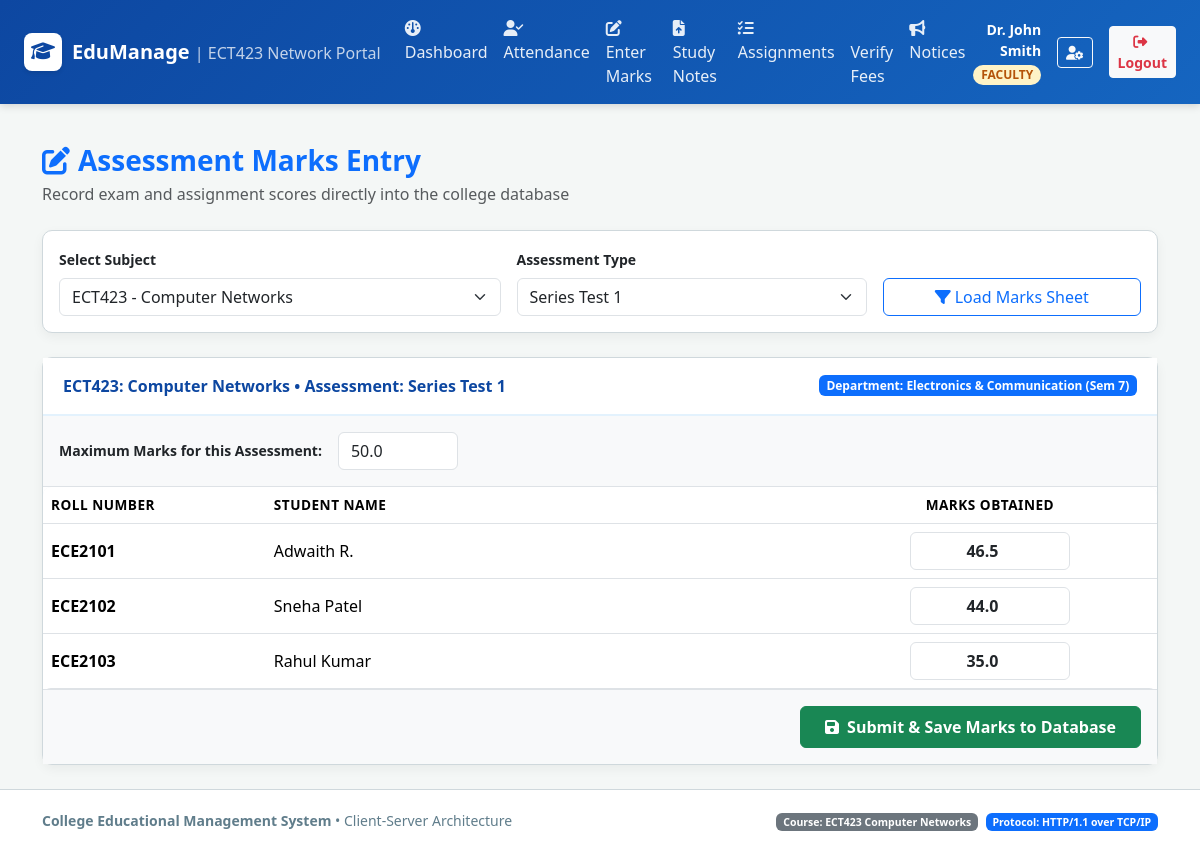
/faculty/marks (signed in), run on an earlier commit of the app's database.
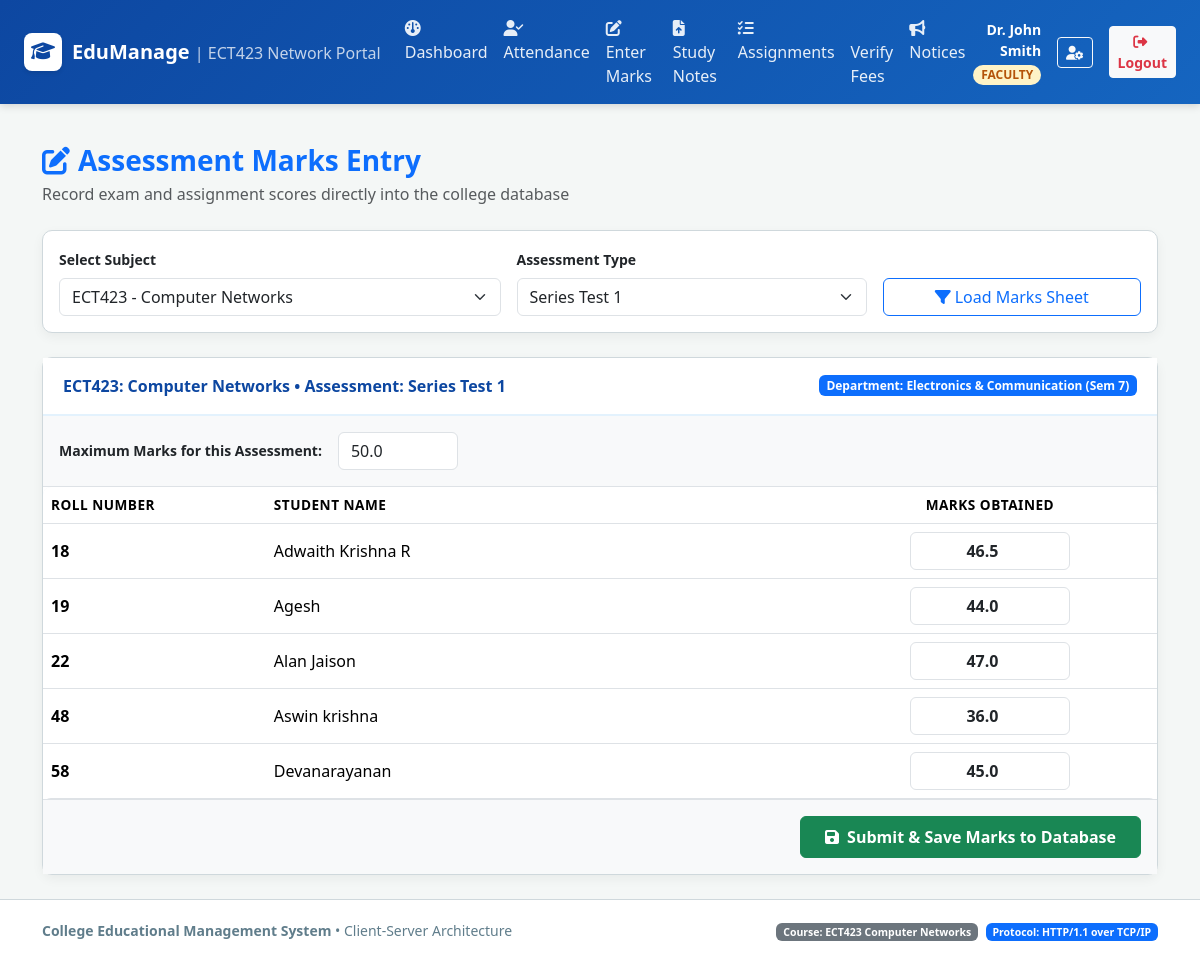
And on a later commit of the database.
### tables this page shows
CREATE TABLE marks (
    id INTEGER PRIMARY KEY AUTOINCREMENT,
    student_id INTEGER NOT NULL,
    subject_id INTEGER NOT NULL,
    assessment_name TEXT NOT NULL, -- e.g. 'Series Test 1', 'Series Test 2', 'Assignment', 'End Semester'
    max_marks REAL NOT NULL,
    marks_obtained REAL NOT NULL,
    FOREIGN KEY (student_id) REFERENCES students(id) ON DELETE CASCADE,
    FOREIGN KEY (subject_id) REFERENCES subjects(id) ON DELETE CASCADE,
    UNIQUE (student_id, subject_id, assessment_name)
);

CREATE TABLE students (
    id INTEGER PRIMARY KEY AUTOINCREMENT,
    roll_no TEXT UNIQUE NOT NULL,
    name TEXT NOT NULL,
    department TEXT NOT NULL,
    semester INTEGER NOT NULL,
    user_id INTEGER UNIQUE NOT NULL,
    FOREIGN KEY (user_id) REFERENCES users(id) ON DELETE CASCADE
);

### app.py (the view, shortened to what this page needs)
@app.route('/faculty/marks', methods=['GET', 'POST'])
@role_required('faculty')
def faculty_marks():
    faculty = query_db('SELECT * FROM faculty WHERE user_id = ?', (session['user_id'],), one=True)
    assigned_subjects = query_db('SELECT * FROM subjects WHERE faculty_id = ?', (faculty['id'],))
    selected_subject_id = request.args.get('subject_id', type=int)
    if not selected_subject_id and assigned_subjects:
        selected_subject_id = assigned_subjects[0]['id']
    selected_assessment = request.args.get('assessment', 'Series Test 1')
    selected_subject = query_db('SELECT * FROM subjects WHERE id = ? AND faculty_id = ?',
                                (selected_subject_id, faculty['id']), one=True)
    students = []
    if selected_subject:
        students = query_db('''
            SELECT s.*,
                   m.marks_obtained,
                   m.max_marks
            FROM students s
            LEFT JOIN marks m
                ON s.id = m.student_id
                AND m.subject_id = ?
                AND m.assessment_name = ?
            WHERE s.department = ? AND s.semester = ?
            ORDER BY s.roll_no ASC
        ''', (selected_subject_id, selected_assessment, selected_subject['department'], selected_subject['semester']))
    return render_template('faculty/marks.html',
                           faculty=faculty,
                           assigned_subjects=assigned_subjects,
                           selected_subject=selected_subject,
                           selected_assessment=selected_assessment,
                           students=students)

### app.py (called while the page is built)
def role_required(*allowed_roles):
    def decorator(f):
        @wraps(f)
        def decorated_function(*args, **kwargs):
            if 'user_id' not in session:
                flash('Please log in first.', 'warning')
                return redirect(url_for('login'))
            user_role = session.get('role')
            if user_role not in allowed_roles:
                flash(f'Access denied! Your role ({user_role}) does not have permission for this section.', 'danger')
                return redirect(url_for(f"{user_role}_dashboard"))
            return f(*args, **kwargs)
        return decorated_function
    return decorator

@app.context_processor
def inject_user():
    return {
        'current_user': {
            'id': session.get('user_id'),
            'username': session.get('username'),
            'role': session.get('role'),
            'full_name': session.get('full_name')
        },
        'today_date': date.today().strftime('%Y-%m-%d')
    }

### database.py (called while the page is built)
def query_db(query, args=(), one=False):
    db = get_db()
    cur = db.cursor()
    cur.execute(query, args)
    rv = cur.fetchall()
    cur.close()
    return (rv[0] if rv else None) if one else rv

### templates/faculty/marks.html (shortened to what the changed rows need)
{% extends "base.html" %}
{% block content %}
{% if selected_subject %}
<div class="card card-custom">
    <div class="card-header-custom">
        <span>
            <strong>{{ selected_subject.subject_code }}: {{ selected_subject.subject_name }}</strong> &bull; Assessment: <strong>{{ selected_assessment }}</strong>
        </span>
        <span class="badge bg-primary">Department: {{ selected_subject.department }} (Sem {{ selected_subject.semester }})</span>
    </div>
    <div class="card-body p-0">
        <form method="POST" action="{{ url_for('faculty_marks') }}">
            <div class="p-3 bg-light border-bottom d-flex align-items-center gap-3">
                <label class="fw-semibold small mb-0">Maximum Marks for this Assessment:</label>
                <input type="number" step="0.5" name="max_marks" class="form-control" style="max-width: 120px;" value="{{ students[0].max_marks if students and students[0].max_marks else 50.0 }}" required>
            </div>
            <div class="table-responsive">
                <table class="table table-custom table-hover align-middle mb-0">
                    <thead>
                        <tr>
                            <th style="width: 20%;">Roll Number</th>
                            <th style="width: 50%;">Student Name</th>
                            <th style="width: 30%;" class="text-center">Marks Obtained</th>
                        </tr>
                    </thead>
                    <tbody>
                        {% for st in students %}
                            <tr>
                                <td class="fw-bold">{{ st.roll_no }}</td>
                                <td>{{ st.name }}</td>
                                <td class="text-center">
                                    <div class="input-group justify-content-center" style="max-width: 160px; margin: auto;">
                                        <input type="number" step="0.5" min="0" max="100" name="marks_{{ st.id }}" class="form-control text-center fw-bold" value="{{ st.marks_obtained if st.marks_obtained is not none else '' }}" placeholder="Enter marks">
                                    </div>
                                </td>
                            </tr>
                        {% else %}
                            <tr>
                                <td colspan="3" class="text-center text-muted py-4">No students enrolled in this class.</td>
                            </tr>
                        {% endfor %}
                    </tbody>
                </table>
            </div>
            {% if students %}
                <div class="p-3 bg-light border-top text-end">
                    <button type="submit" class="btn btn-success px-4 py-2 fw-semibold">
                        <i class="fa-solid fa-floppy-disk me-2"></i>Submit & Save Marks to Database
                    </button>
                </div>
            {% endif %}
        </form>
    </div>
</div>
{% endif %}
{% endblock %}

What changed in the data, as far as the page shows it:
changed marks: roll_no "ECE2102" → "18"; name "Sneha Patel" → "Adwaith Krishna R"; marks_obtained "44.0" → "46.5"; moves up the list
added marks: roll_no "19", name "Agesh", marks_obtained "44.0"
changed marks: roll_no "ECE2101" → "22"; name "Adwaith R." → "Alan Jaison"; marks_obtained "46.5" → "47.0"
now on this page (row edited): marks: roll_no "48", name "Aswin krishna", marks_obtained "36.0"
changed marks: roll_no "ECE2103" → "58"; name "Rahul Kumar" → "Devanarayanan"; marks_obtained "35.0" → "45.0"
